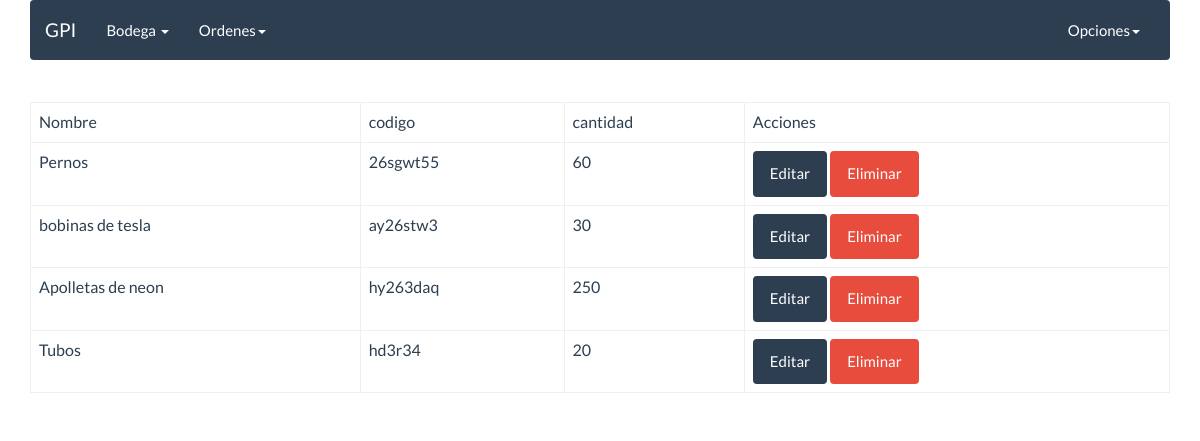
The page /matlist (signed in) on the database as committed earlier.
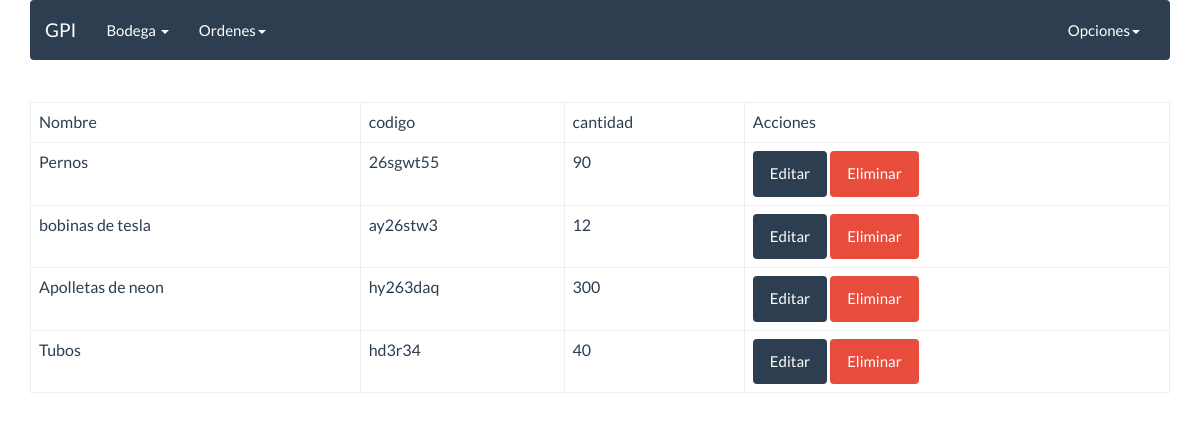
The same page on the database as committed later.
### Inventario/models.py (models this page shows, shortened)
class Material(models.Model):
    nombre_material = models.CharField(max_length=50,blank=False,null=True)
    codigo = models.CharField(max_length=30,blank=False,null=True)
    cantidad = models.IntegerField(default=0,blank=False,null=False)
    bodega = models.ManyToManyField(Bodega,blank=True)

### Inventario/views.py (the view)
# urls.py: url(r'matlist', materiales_list, name='ver_materiales'),
def materiales_list(request):
    if not request.user.is_authenticated:
        return HttpResponseRedirect('/?next=%s' % request.path)
    materiales_consult = Material.objects.all().order_by('id')
    contexto = {'materiales': materiales_consult}
    return render(request, 'inventario/ver_materiales.html', contexto)

### templates/inventario/ver_materiales.html (shortened to what this page needs)
{% extends "base/base2.html" %}
{% block content %}
  <table class='table table-bordered'>
    <thead>
      <tr>
        <td>Nombre</td>
        <td>codigo</td>
        <td>cantidad</td>
        <td>Acciones</td>
      </tr>
    </thead>
    <tbody>
      {% if materiales %}
      {% for m in materiales %}
      <tr>
        <td>{{m.nombre_material}}</td>
        <td>{{m.codigo}}</td>
        <td>{{m.cantidad}}</td>
        <td>
          <a class="btn btn-primary" href="{% url 'editar_material' m.id %}">Editar</a>
          <a class="btn btn-danger" href="{% url 'eliminar_material' m.id %}">Eliminar</a>
        </td>
      </tr>
      {% endfor %}
      {% else %}
      <h1>No Hay Registros de Materiales</h1>
      {% endif %}
    </tbody>
  </table>
{% endblock %}

Rows that differ between the two databases and show on the page:
changed Material "Pernos": cantidad "60" → "90"
changed Material "bobinas de tesla": cantidad "30" → "12"
changed Material "Apolletas de neon": cantidad "250" → "300"
changed Material "Tubos": cantidad "20" → "40"
